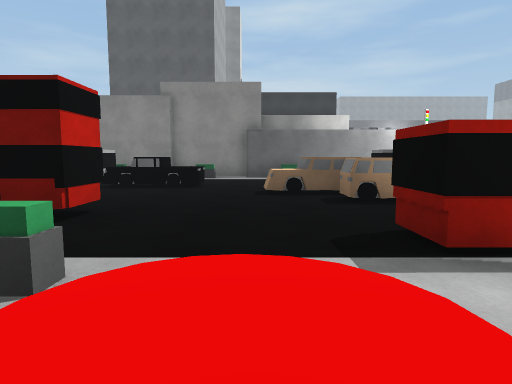
View 1 (above)

24 first-person views from a walk through a scene from a Unity 3-D project. The camera is 1.2 m above the floor, tilts 6° down and sees 75° across. The floor is counted in squares, 2 m on a side. Each view is taken from the middle of a square. On the plan, view 1 faces up. The plan holds only what a view shows up to about 10 squares ahead; the rest is blank. The place goes on beyond the plan. Surface patterns are stand-ins for the level's own textures.

View 2
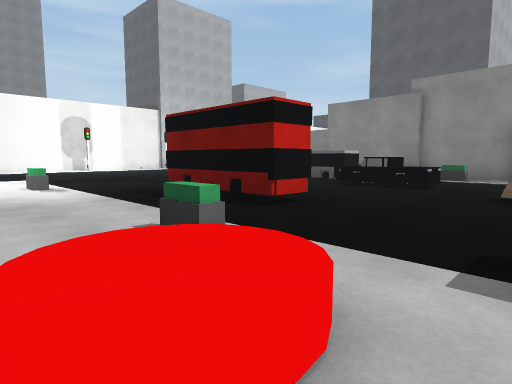

View 3
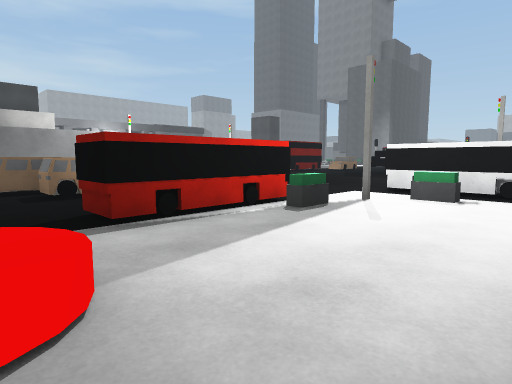

View 4
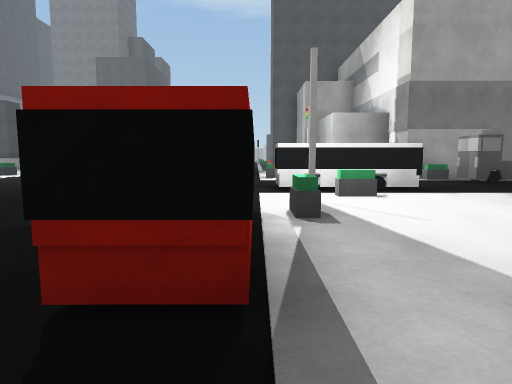

View 5
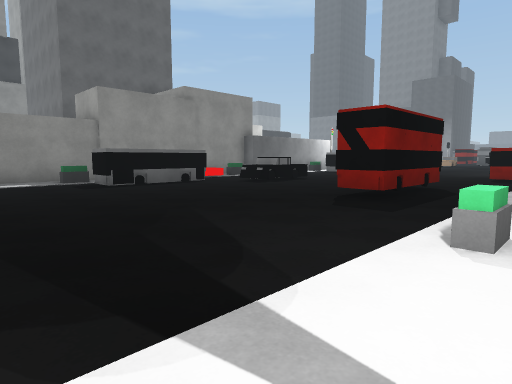

View 6
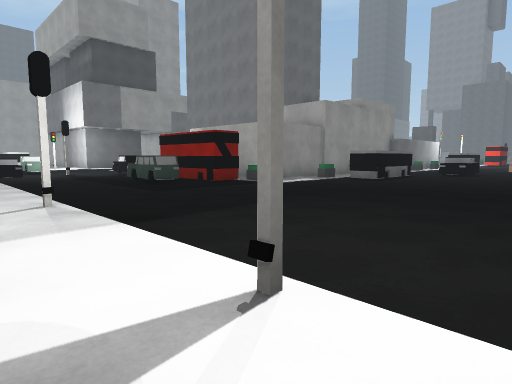

View 7
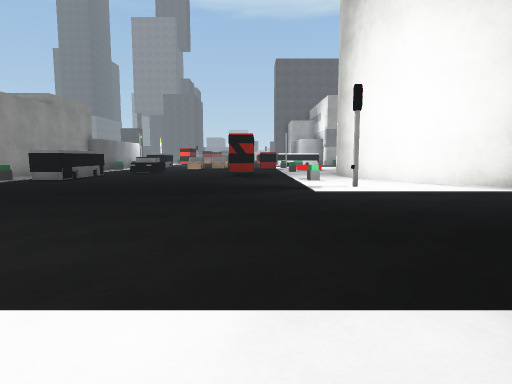

View 8
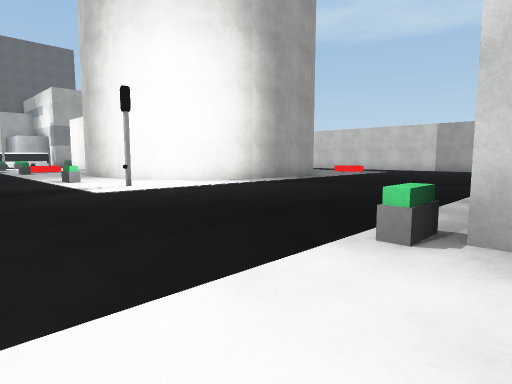

View 9
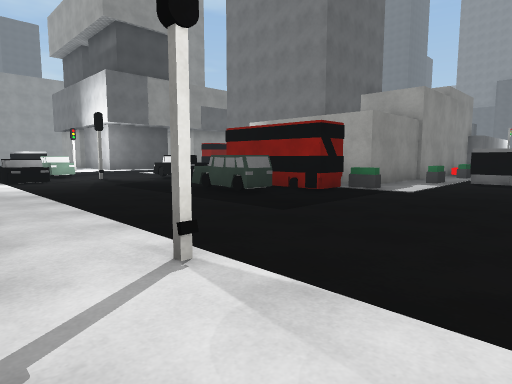

View 10
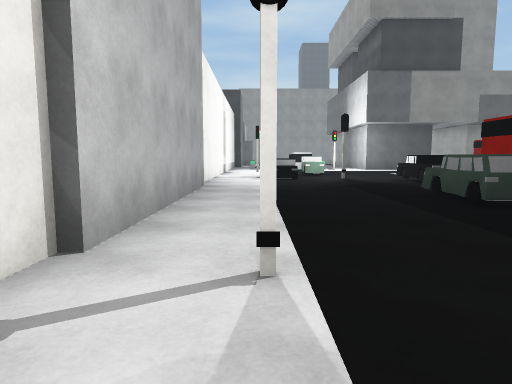

View 11
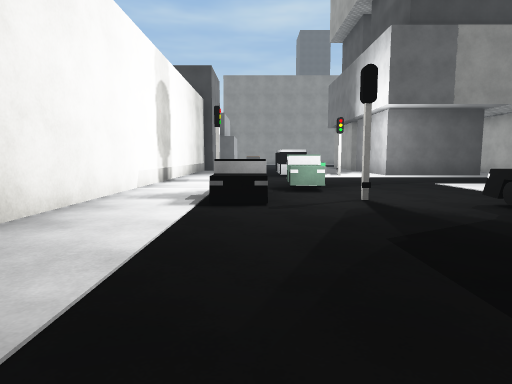

View 12
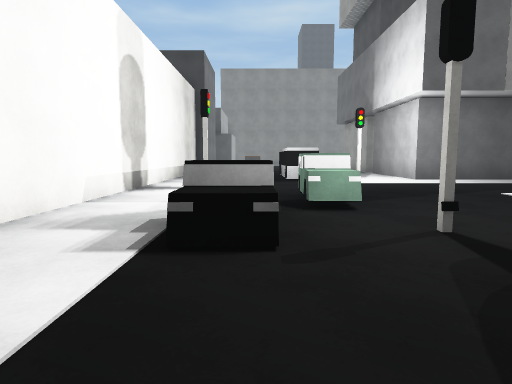

View 13
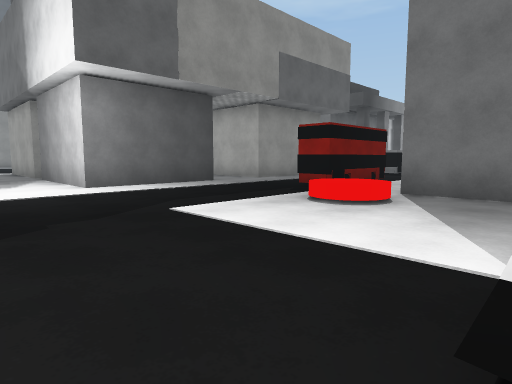

View 14
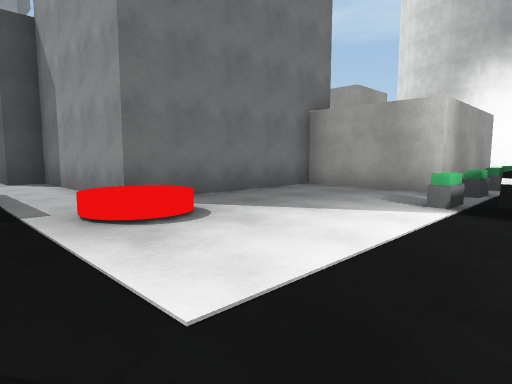

View 15
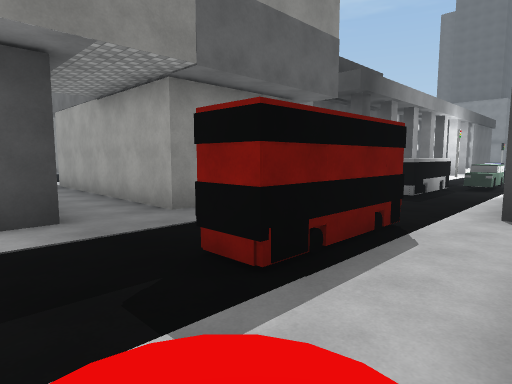

View 16
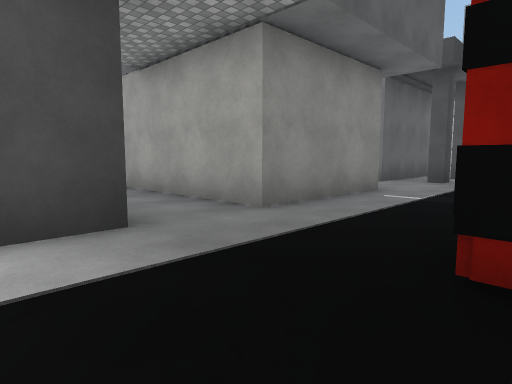

View 17
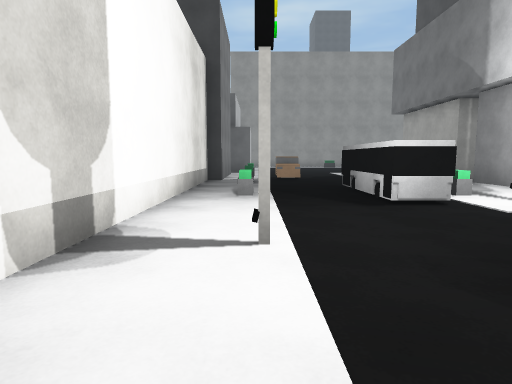

View 18
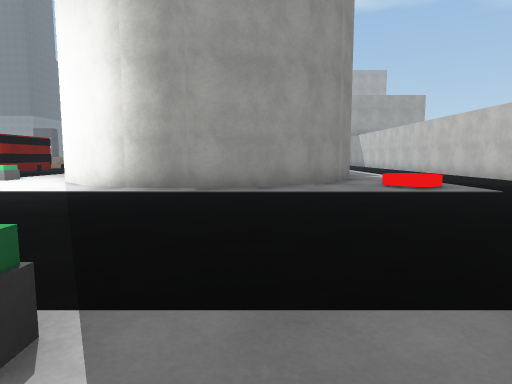

View 19
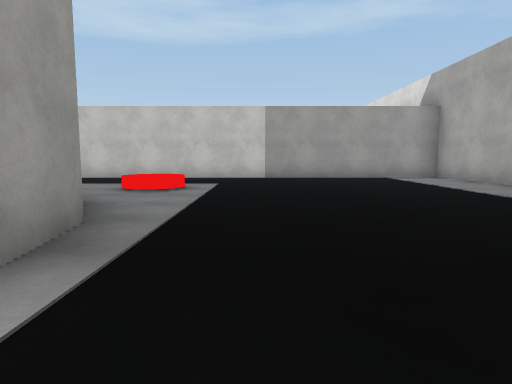

View 20
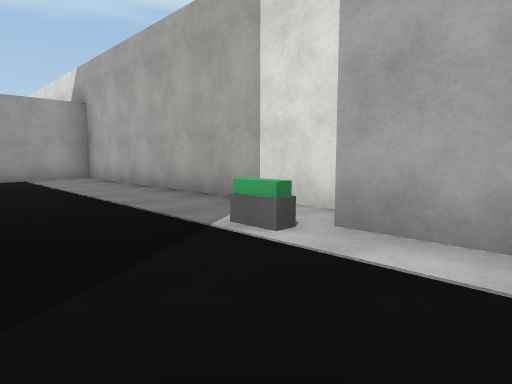

View 21
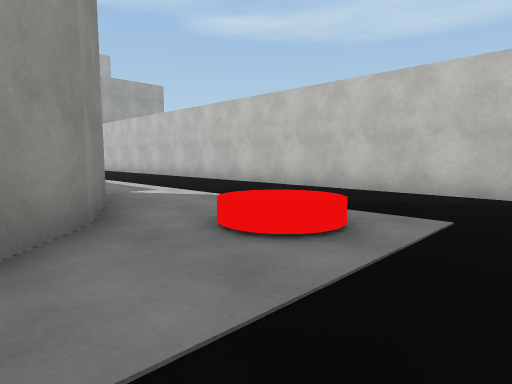

View 22
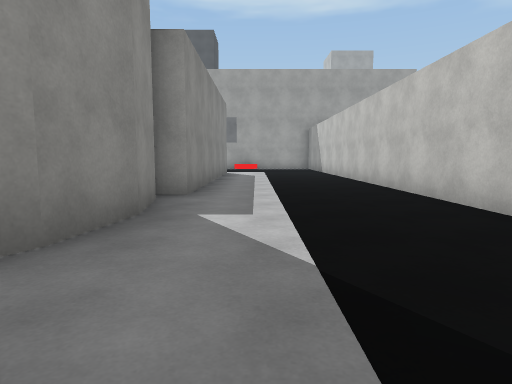

View 23
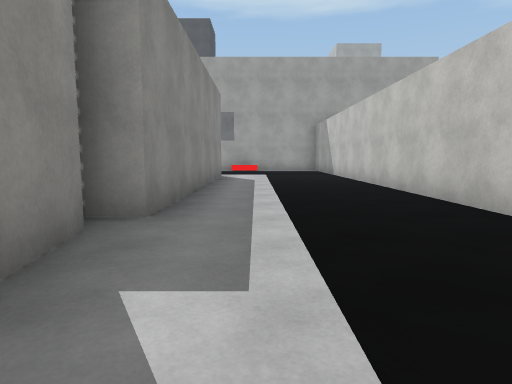

View 24
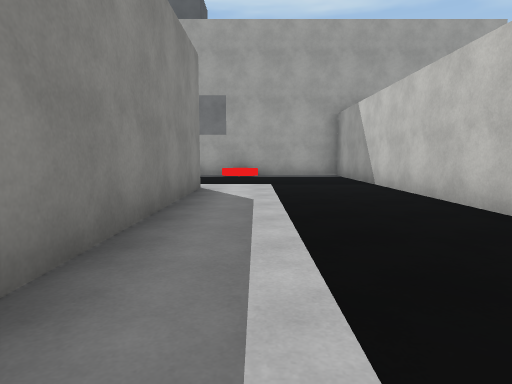

### Floor plan
Points are (right, up) in squares from view 1. A wall is a line through its corners. A room is listed if a view was taken in it or the views show most of it. See-through windows are left out.
Room 1 (views 1, 2, 3, 4, 5, 6, 7, 8, 9, 10, 11, 12, 13, 14, 15, 16, 17, 18, 19, 20, 21, 22, 23, 24)
walls: (-3.7, 9) (-3.7, 8.1) (-6.3, 8.1) (-6.3, 9); (-1.8, 3.9) (-1.8, 3.3); (-0.2, 10.3) (-8.3, 10.3) (-8.3, 14) (-5.6, 14) (-5.6, 18.1) (-1.6, 18.1) (-1.6, 18.8) (-0.8, 18.8); (-9.5, 10.3) (-10, 10.3) (-10, 12.9); (3.1, 8.1) (3.1, 9); (3.7, 2) (1.2, 2) (1.2, 2.9); (4, 9.9) (-0.4, 9.9); (-15.3, 9.1) (-15.3, 8.5); (5.9, -1) (5.9, 0.6); (-14.4, -2.2) (-14.4, -3.5); (-2.8, 19.6) (-4.6, 19.6); (-15.1, 14) (-15.1, 9); (-15.3, -3.9) (-15.3, -11.7) (8, -11.7); (2.9, 20.6) (0.2, 20.6); (4.6, -7.9) (-2.7, -7.9) (-2.7, -7.3) (-3.3, -7.6) (-4.6, -7.8) (-5.8, -7.6) (-7, -7) (-7.9, -6.1) (-8.4, -5) (-8.6, -3.7) (-8.4, -2.4) (-7.9, -1.3) (-7, -0.4) (-5.8, 0.2) (-4.5, 0.4); (-5.8, 22.7) (-8.8, 22.7) (-8.8, 24.6); (-1.1, 22.7) (-4.2, 22.7) (-4.2, 28.9); (-11.4, 22.3) (-12.2, 22.3) (-12.2, 24.9); (3.8, 23.5) (0.6, 23.5); (-15.3, 26.8) (-15.3, 14.9)
ways out: opening at (-13, 25.7); opening at (-10.5, 23.5)
objects: other object (-14, -4); other object (-14, 24); other object (-14, 26); other object (-13, 16) to (-13, 18); other object (-12, 18) to (-12, 19); other object (-11, 11) to (-11, 12); other object (-11, 17); other object (-10, 14) to (-10, 16); other object (-9, 10); other object (-9, 11); other object (-9, 13); other object (-9, 14); other object (-9, 16); other object (-8, 1); other object (-6, 1); other object (-6, 10); other object (-5, 20); other object (-4, 3) to (-4, 4); other object (-3, 3); other object (-3, 7) to (-1, 7); other object (-2, 3); other object (-1, 1); other object (-1, 10); other object (0, 6) to (2, 6); other object (1, 10); other object (2, 5) to (3, 5); other object (3, 20) to (4, 20); other object (4, 1); other object (5, 0) to (5, 1); other object (6, 1); other object (8, -5) to (8, -3)

Positions as (right, up) in squares from view 1, and headings:
1: (0, 0), facing up
2: (1, 0), facing up-left
3: (0, -1), facing up-right
4: (0, 2), facing right
5: (-9, 1), facing up-right
6: (-15, 4), facing up-right
7: (-15, 3), facing right
8: (-15, 4), facing down-right
9: (-15, 7), facing up-right
10: (-14, 7), facing up
11: (-13, 12), facing up
12: (-13, 14), facing up
13: (-11, 16), facing up-right
14: (-10, 20), facing down-right
15: (-7, 18), facing up-right
16: (-7, 20), facing up-right
17: (-14, 18), facing up
18: (-15, -5), facing right
19: (-10, -2), facing down
20: (-12, -2), facing down-left
21: (-10, -6), facing down-right
22: (-8, -9), facing right
23: (-6, -9), facing right
24: (-2, -9), facing right
